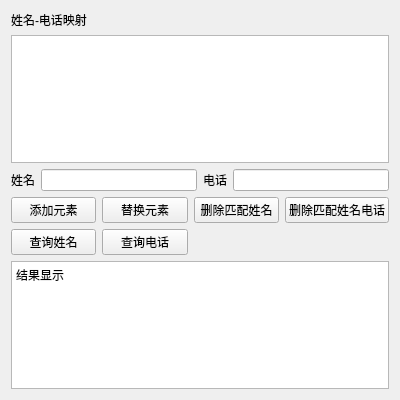
<?xml version="1.0" encoding="UTF-8"?>
<ui version="4.0">
 <class>Widget</class>
 <widget class="QWidget" name="Widget">
  <property name="geometry">
   <rect>
    <x>0</x>
    <y>0</y>
    <width>400</width>
    <height>400</height>
   </rect>
  </property>
  <property name="windowTitle">
   <string>Widget</string>
  </property>
  <layout class="QVBoxLayout" name="verticalLayout">
   <item>
    <widget class="QLabel" name="label">
     <property name="text">
      <string>姓名-电话映射</string>
     </property>
    </widget>
   </item>
   <item>
    <widget class="QListWidget" name="listWidget"/>
   </item>
   <item>
    <layout class="QHBoxLayout" name="horizontalLayout">
     <item>
      <widget class="QLabel" name="label_2">
       <property name="text">
        <string>姓名</string>
       </property>
      </widget>
     </item>
     <item>
      <widget class="QLineEdit" name="lineEditName"/>
     </item>
     <item>
      <widget class="QLabel" name="label_3">
       <property name="text">
        <string>电话</string>
       </property>
      </widget>
     </item>
     <item>
      <widget class="QLineEdit" name="lineEditPhone"/>
     </item>
    </layout>
   </item>
   <item>
    <layout class="QGridLayout" name="gridLayout">
     <item row="0" column="0">
      <widget class="QPushButton" name="pushButtonAdd">
       <property name="text">
        <string>添加元素</string>
       </property>
      </widget>
     </item>
     <item row="0" column="1">
      <widget class="QPushButton" name="pushButtonReplace">
       <property name="text">
        <string>替换元素</string>
       </property>
      </widget>
     </item>
     <item row="0" column="2">
      <widget class="QPushButton" name="pushButtonDelName">
       <property name="text">
        <string>删除匹配姓名</string>
       </property>
      </widget>
     </item>
     <item row="0" column="3">
      <widget class="QPushButton" name="pushButtonDelNamePhone">
       <property name="text">
        <string>删除匹配姓名电话</string>
       </property>
      </widget>
     </item>
     <item row="1" column="0">
      <widget class="QPushButton" name="pushButtonFindName">
       <property name="text">
        <string>查询姓名</string>
       </property>
      </widget>
     </item>
     <item row="1" column="1">
      <widget class="QPushButton" name="pushButtonFindPhone">
       <property name="text">
        <string>查询电话</string>
       </property>
      </widget>
     </item>
    </layout>
   </item>
   <item>
    <widget class="QTextEdit" name="textEdit">
     <property name="html">
      <string>&lt;!DOCTYPE HTML PUBLIC &quot;-//W3C//DTD HTML 4.0//EN&quot; &quot;http://www.w3.org/TR/REC-html40/strict.dtd&quot;&gt;
&lt;html&gt;&lt;head&gt;&lt;meta name=&quot;qrichtext&quot; content=&quot;1&quot; /&gt;&lt;style type=&quot;text/css&quot;&gt;
p, li { white-space: pre-wrap; }
&lt;/style&gt;&lt;/head&gt;&lt;body style=&quot; font-family:'SimSun'; font-size:9pt; font-weight:400; font-style:normal;&quot;&gt;
&lt;p style=&quot; margin-top:0px; margin-bottom:0px; margin-left:0px; margin-right:0px; -qt-block-indent:0; text-indent:0px;&quot;&gt;结果显示&lt;/p&gt;&lt;/body&gt;&lt;/html&gt;</string>
     </property>
    </widget>
   </item>
  </layout>
 </widget>
 <layoutdefault spacing="6" margin="11"/>
 <resources/>
 <connections/>
</ui>
